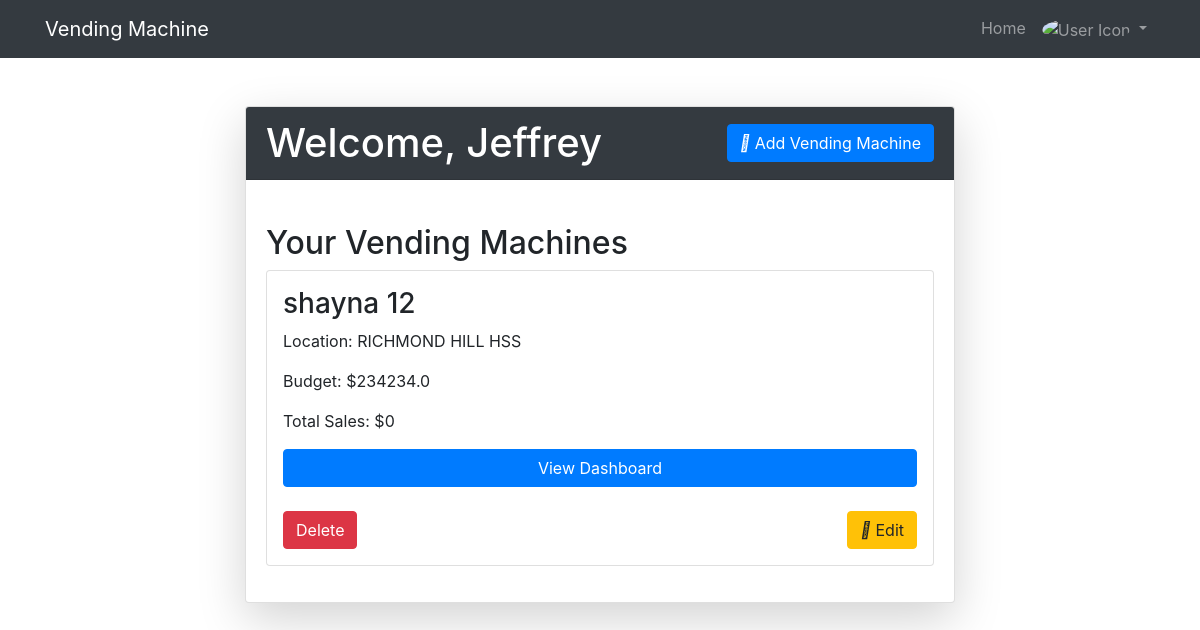
Page / (signed in) on the earlier database version.
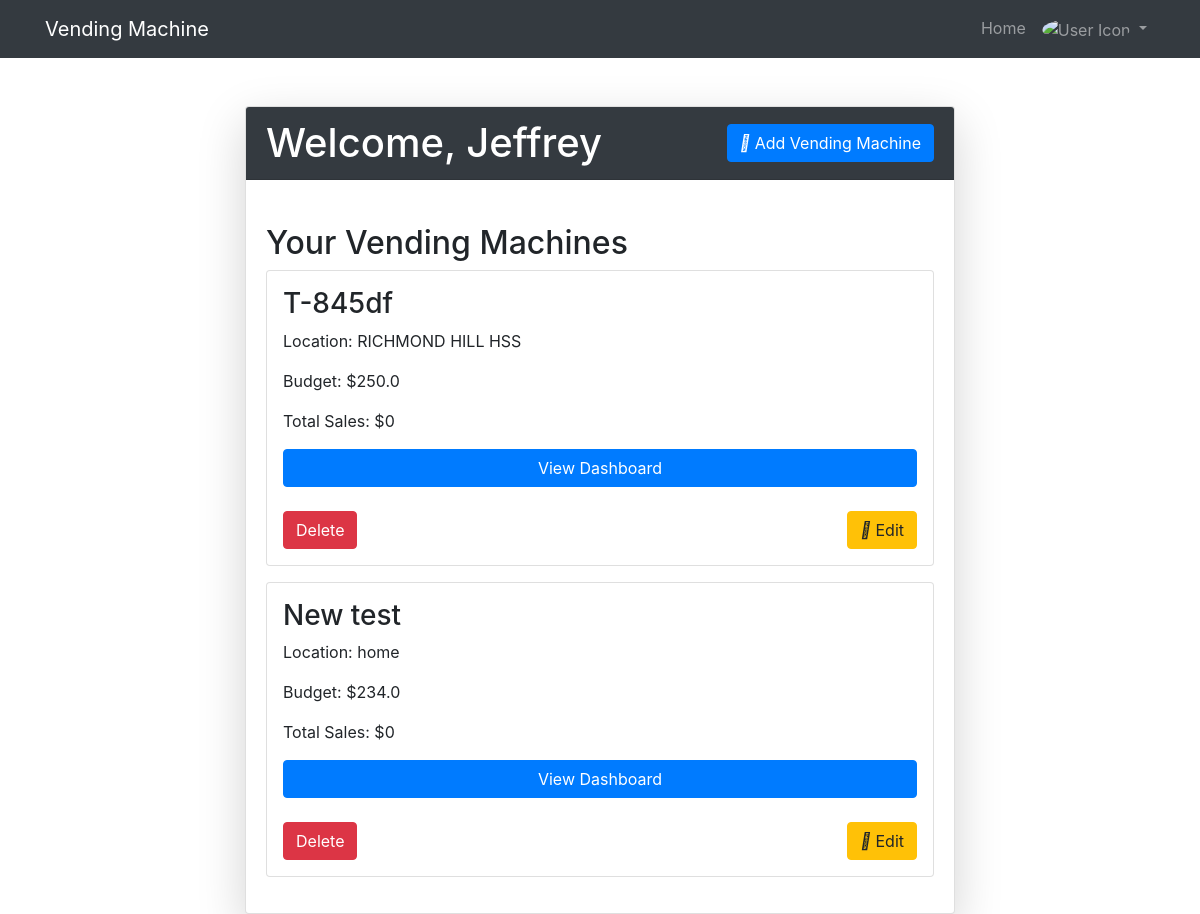
Same page on the later database version.
### website/models.py (models this page shows, shortened)
class User(db.Model, UserMixin):
    id = db.Column(db.Integer, primary_key=True)
    firstName = db.Column(db.String(80), unique=True, nullable=False)
    email = db.Column(db.String(80), unique=True, nullable=False)
    password = db.Column(db.String(40), nullable=False)
    vending_machines = db.relationship("VendingMachine", backref='owner', lazy=True)

class VendingMachine(db.Model):
    id = db.Column(db.Integer, primary_key=True)
    machine_name = db.Column(db.String(80), nullable=False)
    location = db.Column(db.String(100), nullable=True)
    date = db.Column(db.Date, nullable=True)
    budget = db.Column(db.Float, nullable=False)
    total_sales = db.Column(db.Float, default=0.0, nullable=False)
    user_id = db.Column(db.Integer, db.ForeignKey('user.id'), nullable=False)
    notes = db.relationship('Note', backref='vending_machine', lazy=True)
    transactions = db.relationship('Transaction', backref='vending_machine', lazy=True)
    def calculate_total_sales(self):
        return sum(tr.amount for tr in self.transactions)

### website/views.py (the view)
@views.route('/', methods=['GET', 'POST'])
@login_required
def home():
    user_vending_machine = VendingMachine.query.filter_by(user_id=current_user.id).all()
    return render_template("home.html", user=current_user, vending_machines=user_vending_machine)

### website/__init__.py (called while the page is built)
def create_app():
    app = Flask(__name__)
    app.config['SECRET_KEY'] = SECRET_KEY
    app.config['SQLALCHEMY_DATABASE_URI'] = f'sqlite:///{os.path.join(app.root_path, DB_NAME)}'
    db.init_app(app)
    from .views import views
    from .auth import auth
    from .vending_Machine import vending_machine_bp
    app.register_blueprint(views, url_prefix='/')
    app.register_blueprint(auth, url_prefix='/')
    app.register_blueprint(vending_machine_bp , url_prefix='/')
    from .models import User, Note, VendingMachine
    create_database(app)
    login_manager = LoginManager()
    login_manager.login_view = 'auth.login'
    login_manager.init_app(app)
    @login_manager.user_loader
    def load_user(id):
        return User.query.get(int(id))
    return app

### website/templates/home.html (shortened to what this page needs)
{% extends "base.html" %}
{% block content %}
<div class="container mt-5">
  <div class="row justify-content-center">
    <div class="col-md-8">
      <div class="card shadow-lg rounded">
        <div class="card-header bg-dark text-white d-flex justify-content-between align-items-center">
          <h1 class="mb-0">Welcome, {{ current_user.firstName }}</h1>
          <div class="action-buttons">
            <button type="button" class="btn btn-primary" data-toggle="modal" data-target="#addMachineModal">
              <i class="fas fa-plus"></i> Add Vending Machine
            </button>
          </div>
        </div>
        <div class="card-body">
          <h2 class="mt-4">Your Vending Machines</h2>
          <div class="vending-machine-list">
            {% if user.vending_machines %}
              {% for machine in user.vending_machines %}
              <div class="vending-machine card mb-3 p-3">
                <h3>{{ machine.machine_name }}</h3>
                <p>Location: {{ machine.location }}</p>
                <p>Budget: ${{ machine.budget }}</p>
                <p>Total Sales: ${{ machine.calculate_total_sales() }}</p>
                <a href="{{ url_for('vending_machine_bp.vending_machine_dashboard', machine_id=machine.id) }}" class="btn btn-primary">View Dashboard</a>
                <div class="row mt-4">
                    <div class="col-md-6 text-left">
                        <form method="POST" action="{{ url_for('views.delete_vending_machine', vending_machine_id=machine.id) }}" class="delete-form">
                            <button type="submit" class="btn btn-danger">Delete</button>
                        </form>
                    </div>
                    <div class="col-md-6 text-right">
                        <a href="{{ url_for('views.edit_vending_machine', vending_machine_id=machine.id) }}" class="btn btn-warning">
                            <i class="fas fa-edit"></i> Edit
                        </a>
                    </div>
                </div>
            </div>
              {% endfor %}
            {% else %}
              <p>You don't have any vending machines yet.</p>
            {% endif %}
          </div>
        </div>
      </div>
    </div>
  </div>
</div>
{% endblock %}

### website/templates/base.html (shortened to what this page needs)
<!DOCTYPE html>
<html>
<head>
    <link rel="stylesheet" href="https://stackpath.bootstrapcdn.com/bootstrap/4.4.1/css/bootstrap.min.css">
    <link rel="stylesheet" href="https://stackpath.bootstrapcdn.com/font-awesome/4.7.0/css/font-awesome.min.css">
</head>
<body>
    <nav class="navbar navbar-expand-lg navbar-dark bg-dark">
        <div class="container">
            <a class="navbar-brand" href="/">Vending Machine</a>
            <div class="collapse navbar-collapse" id="navbar">
                <ul class="navbar-nav ml-auto">
                    {% if user.is_authenticated %}
                    <li class="nav-item">
                        <a class="nav-link" href="/">Home</a>
                    </li>
                    <li class="nav-item dropdown">
                        <a class="nav-link dropdown-toggle" href="#" id="userDropdown" role="button" data-toggle="dropdown" aria-haspopup="true" aria-expanded="false">
                            <img src="icon.png" alt="User Icon" width="30" class="rounded-circle"> {{ user.name }}
                        </a>
                    </li>
                    {% endif %}
                </ul>
            </div>
        </div>
    </nav>
    <div class="container mt-4">
        {% block content %}
        {% endblock %}
    </div>
</body>
</html>

Differences in the rows shown:
changed VendingMachine "RICHMOND HILL HSS": machine_name "shayna 12" → "T-845df"; budget "234234.0" → "250.0"
added VendingMachine: machine_name "New test", location "home", budget "234.0", calculate_total_sales "0"
